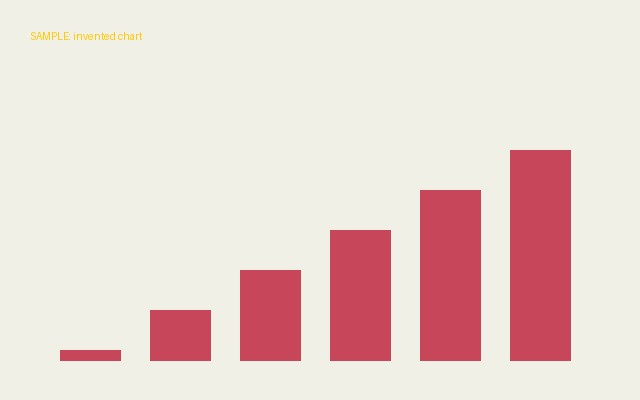
#> input picture data/samples/images/chart.jpg, 640 x 400 px
$ python -i local_features.py   (imports and definitions only)
#> lines starting #> are read from the running program, lines starting #| are printed output that depends on the picture
"""Local picture features, which still match when much of a picture has been cropped away.

Whole-picture fingerprints change once a crop removes much of the picture. These describe small patches instead,
and a match needs many patches to agree on one shift and resize, so they survive heavier crops. They don't survive
mirroring. A match shows that pictures share visible content, not who made them or which came first.
"""

from __future__ import annotations

import base64
from collections.abc import Iterable, Sequence
from typing import Any

MAX_SIDE = 640
MAX_FEATURES = 400
# Chosen on the calibration split only, in data/eval/crop_matching_2026-11-06.json.
MATCH_LIMIT = 9
# Each picture saves about 19 KB, so a video keeps only a few frames.
MAX_VIDEO_FRAMES = 4
_RATIO = 0.8
_MIN_CANDIDATES = 8
_REPROJECTION_PIXELS = 5.0
# A crop can enlarge a picture, but these limits refuse transforms no repost would make.
_MIN_SCALE, _MAX_SCALE = 0.4, 2.5
_DESCRIPTOR_BYTES = 32
_POINT_BYTES = 4


def compute_features(image: Any, max_features: int = MAX_FEATURES) -> str | None:
    """Describe a picture's patches as text for saving, or None if it has too little detail."""
    import cv2
    import numpy as np

    rgb = image.convert("L")
    scale = min(1.0, MAX_SIDE / max(rgb.size))
    if scale < 1.0:
        rgb = rgb.resize((max(1, int(rgb.width * scale)), max(1, int(rgb.height * scale))))
    orb = cv2.ORB_create(nfeatures=max_features)
    points, descriptors = orb.detectAndCompute(np.asarray(rgb), None)
    if descriptors is None or len(points) < _MIN_CANDIDATES:
        return None
    # Positions are in the reduced picture, so whole numbers are accurate enough.
    xy = np.array([point.pt for point in points], dtype=np.uint16)
    return base64.b64encode(xy.tobytes() + descriptors.tobytes()).decode("ascii")


def frame_features(images: Iterable[Any]) -> list[str]:
    """Describe up to ``MAX_VIDEO_FRAMES`` pictures spread evenly through a video, or one image."""
    pictures = list(images)
    step = max(1, len(pictures) / MAX_VIDEO_FRAMES)
    chosen = [pictures[int(index * step)] for index in range(min(len(pictures), MAX_VIDEO_FRAMES))]
    return [text for text in (compute_features(picture) for picture in chosen) if text]


def _load(text: str) -> tuple[Any, Any]:
    import numpy as np

    raw = base64.b64decode(text.encode("ascii"), validate=True)
    count = len(raw) // (_POINT_BYTES + _DESCRIPTOR_BYTES)
    if not count or len(raw) != count * (_POINT_BYTES + _DESCRIPTOR_BYTES):
        raise ValueError("Saved picture features have the wrong length.")
    xy = np.frombuffer(raw, dtype=np.uint16, count=count * 2).reshape(count, 2).astype(np.float32)
    descriptors = np.frombuffer(raw, dtype=np.uint8, offset=count * _POINT_BYTES).reshape(count, _DESCRIPTOR_BYTES)
    return xy, descriptors


def agreeing_features(left: str, right: str) -> int:
    """Count the patches that agree on one shift and resize between two pictures. Zero means no match was found."""
    try:
        import cv2
    except ImportError:
        return 0
    import numpy as np

    try:
        left_xy, left_descriptors = _load(left)
        right_xy, right_descriptors = _load(right)
    except ValueError:
        return 0
    pairs = cv2.BFMatcher(cv2.NORM_HAMMING).knnMatch(left_descriptors, right_descriptors, k=2)
    good = [pair[0] for pair in pairs if len(pair) == 2 and pair[0].distance < _RATIO * pair[1].distance]
    if len(good) < _MIN_CANDIDATES:
        return 0
    source = np.float32([left_xy[match.queryIdx] for match in good])
    target = np.float32([right_xy[match.trainIdx] for match in good])
    transform, kept = cv2.estimateAffinePartial2D(source, target, method=cv2.RANSAC, ransacReprojThreshold=_REPROJECTION_PIXELS)
    if transform is None or kept is None:
        return 0
    scale = float(np.hypot(transform[0, 0], transform[1, 0]))
    if not _MIN_SCALE <= scale <= _MAX_SCALE or abs(float(transform[1, 0])) > 0.2 * scale:
        return 0
    return int(kept.sum())


def best_agreement(left: Sequence[str], right: Sequence[str]) -> int:
    """The most patches agreeing between any picture of one case and any picture of another."""
    return max((agreeing_features(one, other) for one in left for other in right), default=0)

>>> import cv2
>>> picture = cv2.imread('../../data/samples/images/chart.jpg', cv2.IMREAD_GRAYSCALE)
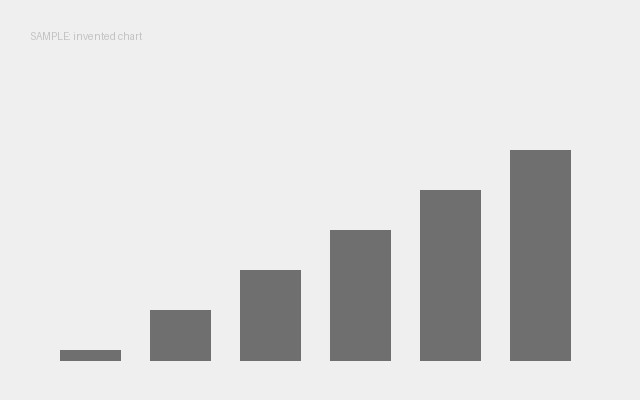
#> picture: shape (400, 640); min 102, max 252, mean 218.6
>>> result = frame_features(picture)
#> in frame_features, `pictures = list(images)`: pictures = 400 items
#> in frame_features, `step = max(1, len(pictures) / MAX_VIDEO_FRAMES)`: step = 100
#> in frame_features, `chosen = [pictures[int(index * step)] for index in range(min(len(pictu..`: chosen = 4 items
#> (the run stopped early here; a loop or call above may not have finished)
